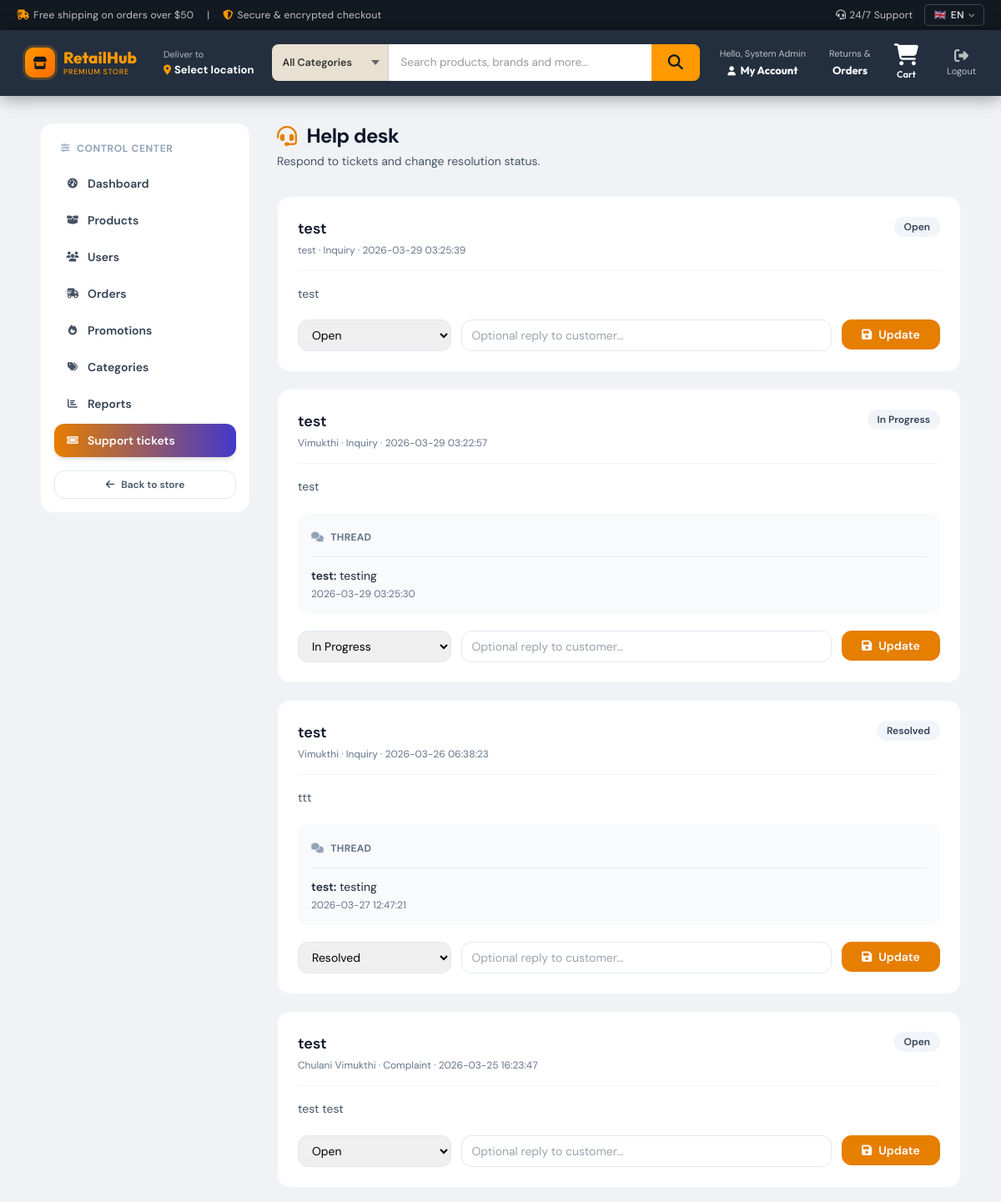
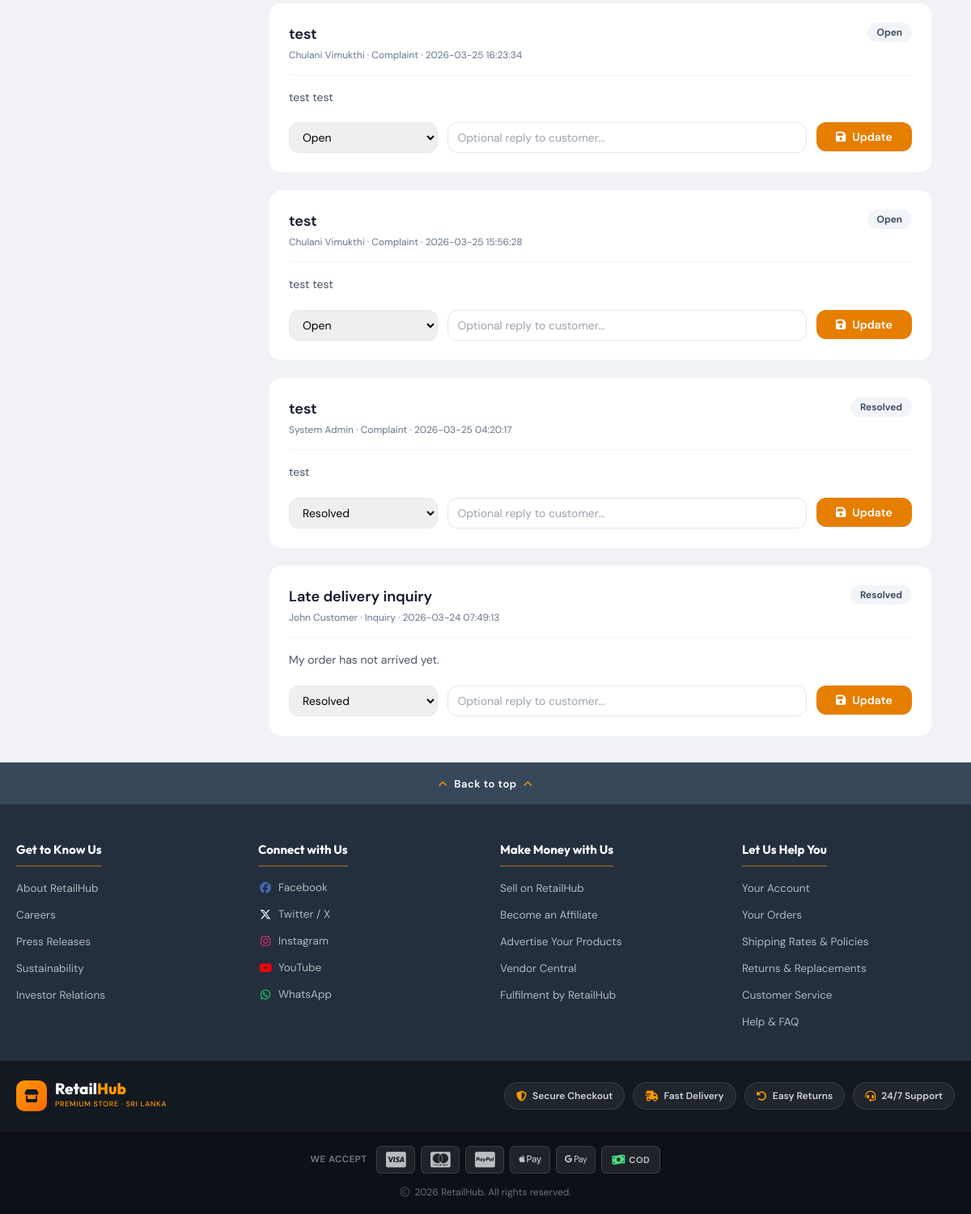
Screenshot of /index.php?page=admin-helpdesk (signed in) with the database file from the repository (2 pictures, top to bottom).
### tables this page shows
CREATE TABLE `support_tickets` (
  `id` int(11) NOT NULL,
  `user_id` int(11) NOT NULL,
  `subject` varchar(200) NOT NULL,
  `ticket_type` enum('Inquiry','Complaint','Return') DEFAULT 'Inquiry',
  `description` text NOT NULL,
  `status` enum('Open','In Progress','Resolved','Closed') DEFAULT 'Open',
  `created_at` timestamp NOT NULL DEFAULT current_timestamp(),
  `updated_at` timestamp NOT NULL DEFAULT current_timestamp() ON UPDATE current_timestamp()
);

CREATE TABLE `users` (
  `id` int(11) NOT NULL,
  `role_id` int(11) NOT NULL,
  `full_name` varchar(120) NOT NULL,
  `email` varchar(190) NOT NULL,
  `password_hash` varchar(255) NOT NULL,
  `contact_no` varchar(30) DEFAULT NULL,
  `address` text DEFAULT NULL,
  `payment_preference` varchar(100) DEFAULT NULL,
  `status` enum('Active','Inactive') DEFAULT 'Active',
  `created_at` timestamp NOT NULL DEFAULT current_timestamp(),
  `updated_at` timestamp NOT NULL DEFAULT current_timestamp() ON UPDATE current_timestamp()
);

CREATE TABLE `support_ticket_replies` (
  `id` int(11) NOT NULL,
  `ticket_id` int(11) NOT NULL,
  `responder_id` int(11) NOT NULL,
  `reply_text` text NOT NULL,
  `created_at` timestamp NOT NULL DEFAULT current_timestamp()
);

### public/index.php (called while the page is built, shortened)
<?php
require_once __DIR__ . '/../includes/Database.php';
$page = $_GET['page'] ?? 'home';
$result = ['view' => 'home', 'data' => []];
switch ($page) {
    case 'admin-helpdesk':
        require_once __DIR__ . '/../controllers/AdminController.php';
        $result = (new AdminController())->helpdesk();
        break;
}
$data = $result['data'];
extract($data);
include __DIR__ . '/../views/layouts/header.php';
include __DIR__ . '/../views/' . $result['view'] . '.php';
include __DIR__ . '/../views/layouts/footer.php';

### controllers/AdminController.php (called while the page is built, shortened)
<?php
require_once __DIR__ . '/../models/SupportTicket.php';
class AdminController
{
    private SupportTicket $ticketModel;
    public function __construct()
    {
        $this->ticketModel   = new SupportTicket();
    }
    private function withCommonData(array $data = []): array
    {
        $data['adminRole']    = $_SESSION['user']['role_name'] ?? '';
        $data['isAdminStaff'] = ($_SESSION['user']['role_name'] ?? '') === 'Admin';
        return $data;
    }
    public function helpdesk(): array
    {
        $tickets      = $this->ticketModel->all();
        $ticketReplies = [];
        foreach ($tickets as $ticket) {
            $ticketReplies[(int)$ticket['id']] = $this->ticketModel->repliesByTicketId((int)$ticket['id']);
        }
        $flash = $_SESSION['flash'] ?? null;
        return [
            'view' => 'admin/helpdesk',
            'data' => $this->withCommonData([
                'tickets'       => $tickets,
                'ticketReplies' => $ticketReplies,
                'flash'         => $flash,
                'section'       => 'helpdesk',
            ])
        ];
    }
}

### includes/Database.php (called while the page is built)
<?php
class Database
{
    private static ?PDO $instance = null;
    public static function connection(): PDO
    {
        if (self::$instance === null) {
            $config = require __DIR__ . '/../config/app.php';
            $dsn = "mysql:host={$config['db_host']};dbname={$config['db_name']};charset=utf8mb4";
            self::$instance = new PDO($dsn, $config['db_user'], $config['db_pass'], [
                PDO::ATTR_ERRMODE => PDO::ERRMODE_EXCEPTION,
                PDO::ATTR_DEFAULT_FETCH_MODE => PDO::FETCH_ASSOC,
            ]);
        }
        return self::$instance;
    }
}

### models/BaseModel.php (called while the page is built, shortened)
<?php
require_once __DIR__ . '/../includes/Database.php';
class BaseModel
{
    public function __construct()
    {
        $this->db = Database::connection();
    }
}

### models/SupportTicket.php (called while the page is built, shortened)
<?php
require_once __DIR__ . '/BaseModel.php';
class SupportTicket extends BaseModel
{
    public function all(): array
    {
        $stmt = $this->db->query('SELECT s.*, u.full_name FROM support_tickets s JOIN users u ON u.id = s.user_id ORDER BY s.created_at DESC');
        return $stmt->fetchAll();
    }
    public function repliesByTicketId(int $ticketId): array
    {
        $stmt = $this->db->prepare('SELECT r.*, u.full_name AS responder_name FROM support_ticket_replies r JOIN users u ON u.id = r.responder_id WHERE r.ticket_id = :ticket_id ORDER BY r.created_at ASC');
        $stmt->execute(['ticket_id' => $ticketId]);
        return $stmt->fetchAll();
    }
}

### views/admin/helpdesk.php (the view, shortened to what this page needs)
<div class="grid gap-8 lg:grid-cols-12 my-8 mx-12">
    <?php include __DIR__ . '/partials/nav.php'; ?>
    <div class="lg:col-span-9 xl:col-span-9">
        <h1 class="inline-flex items-center gap-3 text-2xl font-bold tracking-tight text-slate-900"><i class="fa-solid fa-headset text-brand-600" aria-hidden="true"></i>Help desk</h1>
        <p class="mt-1 text-sm text-slate-600">Respond to tickets and change resolution status.</p>
        <div class="mt-8 space-y-5">
            <?php foreach ($tickets as $t): ?>
                <div class="rounded-2xl border border-slate-100 bg-white p-6 shadow-soft">
                    <div class="flex flex-col gap-3 border-b border-slate-100 pb-4 sm:flex-row sm:items-start sm:justify-between">
                        <div>
                            <h2 class="text-lg font-semibold text-slate-900"><?= htmlspecialchars($t['subject']) ?></h2>
                            <p class="mt-1 text-xs text-slate-500"><?= htmlspecialchars($t['full_name']) ?> · <?= htmlspecialchars($t['ticket_type']) ?> · <?= htmlspecialchars($t['created_at']) ?></p>
                        </div>
                        <span class="inline-flex w-fit rounded-full bg-slate-100 px-3 py-1 text-xs font-semibold text-slate-700"><?= htmlspecialchars($t['status']) ?></span>
                    </div>
                    <p class="mt-4 text-sm leading-relaxed text-slate-600"><?= nl2br(htmlspecialchars($t['description'])) ?></p>
                    <?php $replies = $ticketReplies[(int)$t['id']] ?? []; ?>
                    <?php if (!empty($replies)): ?>
                        <div class="mt-5 rounded-xl bg-slate-50 p-4">
                            <p class="inline-flex items-center gap-2 text-xs font-bold uppercase tracking-wide text-slate-500"><i class="fa-solid fa-comments text-slate-400" aria-hidden="true"></i>Thread</p>
                            <?php foreach ($replies as $reply): ?>
                                <div class="mt-3 border-t border-slate-200 pt-3 first:border-0 first:pt-0">
                                    <p class="text-sm text-slate-800"><span class="font-semibold"><?= htmlspecialchars($reply['responder_name']) ?>:</span> <?= nl2br(htmlspecialchars($reply['reply_text'])) ?></p>
                                    <p class="mt-1 text-xs text-slate-500"><?= htmlspecialchars($reply['created_at']) ?></p>
                                </div>
                            <?php endforeach; ?>
                        </div>
                    <?php endif; ?>
                    <form method="post" action="index.php?page=admin-helpdesk-reply" class="mt-5 grid gap-3 sm:grid-cols-12">
                        <div class="sm:col-span-3">
                            <select name="status" class="w-full rounded-xl border border-slate-200 px-3 py-2 text-sm outline-none focus:border-brand-500 focus:ring-2 focus:ring-brand-500/20">
                                <option value="Open" <?= $t['status'] === 'Open' ? 'selected' : '' ?>>Open</option>
                                <option value="In Progress" <?= $t['status'] === 'In Progress' ? 'selected' : '' ?>>In Progress</option>
                                <option value="Resolved" <?= $t['status'] === 'Resolved' ? 'selected' : '' ?>>Resolved</option>
                            </select>
                        </div>
                        <div class="sm:col-span-7">
                            <input type="text" name="reply_text" placeholder="Optional reply to customer…" class="w-full rounded-xl border border-slate-200 px-3 py-2 text-sm outline-none focus:border-brand-500 focus:ring-2 focus:ring-brand-500/20">
                        </div>
                        <div class="sm:col-span-2">
                            <button type="submit" class="inline-flex w-full items-center justify-center gap-2 rounded-xl bg-brand-600 py-2 text-sm font-semibold text-white hover:bg-brand-700"><i class="fa-solid fa-floppy-disk" aria-hidden="true"></i>Update</button>
                        </div>
                    </form>
                </div>
            <?php endforeach; ?>
        </div>
    </div>
</div>

### views/layouts/header.php (style rules this page uses)
:root { --navy-deep: #131921; --navy-mid: #232f3e; --navy-light: #37475a; --gold: #ff9900; }
*, *::before, *::after { box-sizing: border-box; }
body { font-family: 'DM Sans', 'Noto Sans Sinhala', 'Noto Sans Tamil', system-ui, sans-serif; background: #f0f2f5; margin: 0; }

### views/layouts/footer.php (style rules this page uses)
:root { --navy-deep: #131921; --navy-mid: #232f3e; --navy-light: #37475a; --gold: #ff9900; }

### rows the page displays
support_tickets: subject "test", user.full_name "test", ticket_type "Inquiry", created_at "2026-03-29 03:25:39", status "Open", description "test"
support_tickets: subject "test", user.full_name "Vimukthi", ticket_type "Inquiry", created_at "2026-03-29 03:22:57", status "In Progress", description "test"
support_ticket_replies: responder.full_name "test", reply_text "testing", created_at "2026-03-29 03:25:30"
support_tickets: subject "test", user.full_name "Vimukthi", ticket_type "Inquiry", created_at "2026-03-26 06:38:23", status "Resolved", description "ttt"
support_ticket_replies: responder.full_name "test", reply_text "testing", created_at "2026-03-27 12:47:21"
support_tickets: subject "test", user.full_name "Chulani Vimukthi", ticket_type "Complaint", created_at "2026-03-25 16:23:47", status "Open", description "test test"
support_tickets: subject "test", user.full_name "Chulani Vimukthi", ticket_type "Complaint", created_at "2026-03-25 16:23:34", status "Open", description "test test"
support_tickets: subject "test", user.full_name "Chulani Vimukthi", ticket_type "Complaint", created_at "2026-03-25 15:56:28", status "Open", description "test test"
support_tickets: subject "test", user.full_name "System Admin", ticket_type "Complaint", created_at "2026-03-25 04:20:17", status "Resolved", description "test"
support_tickets: subject "Late delivery inquiry", user.full_name "John Customer", ticket_type "Inquiry", created_at "2026-03-24 07:49:13", status "Resolved", description "My order has not arrived yet."

### other values shown
$_['free_shipping'] "Free shipping on orders over $50"
$_['secure'] "Secure & encrypted checkout"
$_['support'] "24/7 Support"
$flags[$lang] "🇬🇧"
$labels[$lang] "EN"
$_['premium_store'] "PREMIUM STORE"
$_['deliver_to'] "Deliver to"
$_['select_location'] "Select location"
$_['hello'] "Hello,"
currentUser()['full_name'] "System Admin"
$_['my_account'] "My Account"
$_['returns'] "Returns &"
$_['orders'] "Orders"
$_['cart'] "Cart"
$_['logout'] "Logout"
